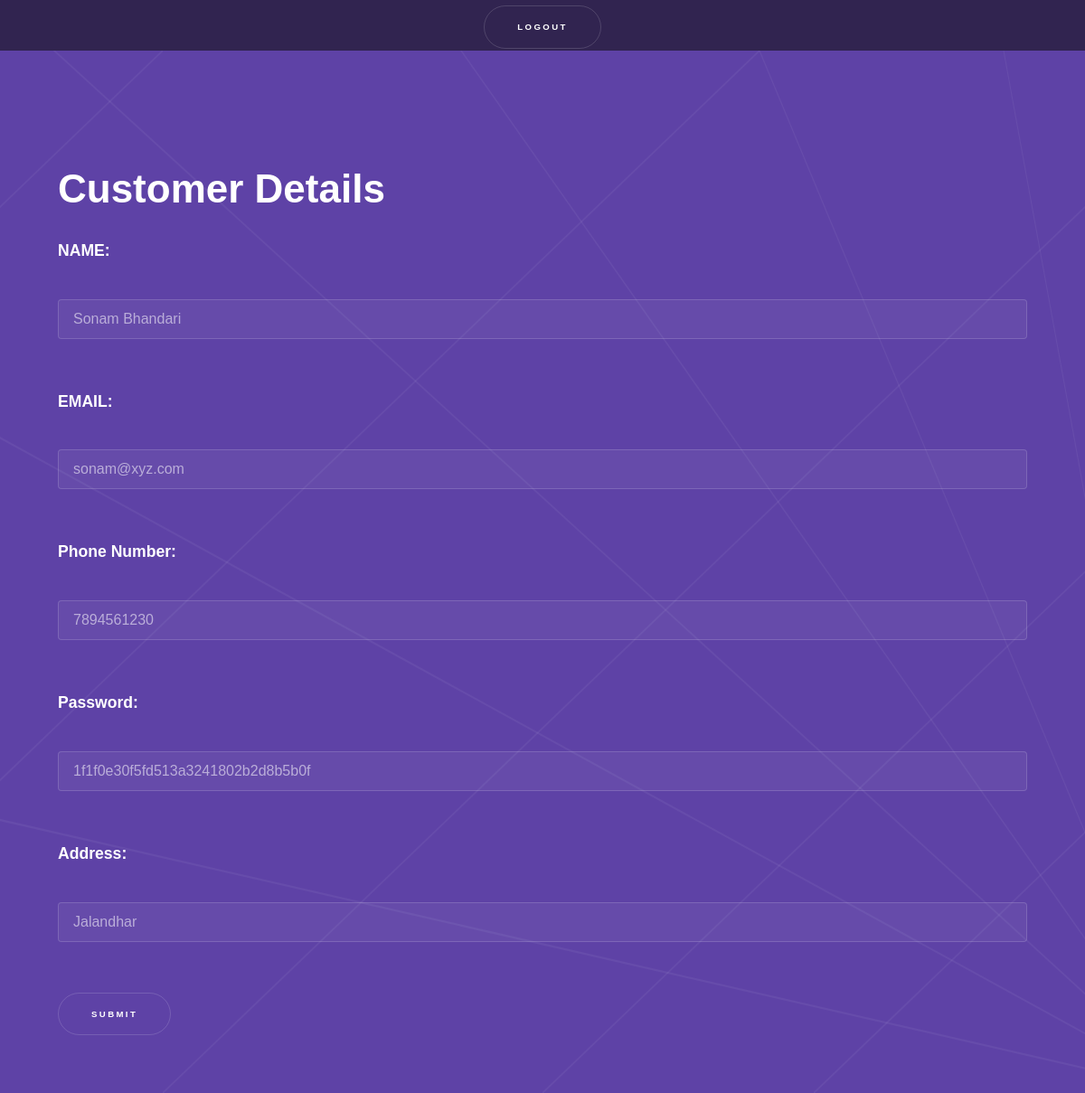
The page /admin/frontend/updateCustomer.php?id=43 (signed in) on the database its author committed.
### tables this page shows
CREATE TABLE IF NOT EXISTS `tb_client` (
  `id` int(11) NOT NULL AUTO_INCREMENT,
  `name` varchar(50) NOT NULL,
  `pwd` varchar(100) NOT NULL,
  `email` varchar(20) NOT NULL,
  `address` varchar(50) NOT NULL,
  `phone_no` varchar(15) NOT NULL,
  PRIMARY KEY (`id`),
  UNIQUE KEY `email` (`email`)
);

### admin/frontend/updateCustomer.php (the view, shortened to what this page needs)
<!DOCTYPE HTML>
<html>
	<head>
		<link rel="stylesheet" href="assets/css/main.css" />
	</head>
	<body>
			<section id="sidebar">
				<div class="inner">
					<nav>
					<form  method="post"  action="logout.php">
<button id="submit">Logout</button>
</form>
					</nav>
				</div>
			</section>
			<div id="wrapper">
					<section id="intro" class="wrapper style1 fullscreen fade-up">
						<div class="inner">
<?php
$obj = new clsclient();
$obj->id = $_GET['id'];
$obj->Find_Client();
echo'
</br></br>
<form  method="post" id="commentForm" class="" action="updateCustomerProcess.php?id='.$obj->id.'">
    <h1>Customer Details</h1>
    <label for="name">NAME: </label></br>
	<input type="text" id="name" name="name" value="'.$obj->name.'" minlength="1" required/>
	</br>
	</br>
	<label for="name">EMAIL: </label></br>
	<input type="email" id="email" name="email" value="'.$obj->email.'" minlength="1"/>
	</br>
	</br>
	<label for="name">Phone Number: </label></br>
	<input type="text" id="phone_no" name="phone_no" value="'.$obj->phone_no.'" minlength="1"/>
	</br>
	</br>
	<label for="name">Password: </label></br>
	<input type="text" id="passwd" name="passwd" value="'.$obj->pwd.'" minlength="1"/>
	</br>
	</br>
        <label for="name">Address: </label></br>
	<input type="text" id="address" name="address" value="'.$obj->address.'" minlength="1"/>
	</br>
	</br>
	<button id="submit">Submit</button>
</form>
<script>
$("#commentForm").validate();
</script>
<script>
$(document).ready(function(e) {
var sEmail = $(\'#txtEmail\').val();
// Checking Empty Fields
if ($.trim(sEmail).length == 0 || $("#fname").val()=="" || $("#lname").val()=="") {
alert(\'All fields are mandatory\');
e.preventDefault();
}
if (validateEmail(sEmail)) {
alert(\'Nice!! your Email is valid, now you can continue..\');
}
else {
alert(\'Invalid Email Address\');
e.preventDefault();
}
});
});
// Function that validates email address through a regular expression.
function validateEmail(sEmail) {
var filter = /^[\w\-\.\+]+\@[a-zA-Z0-9\.\-]+\.[a-zA-z0-9]{2,4}$/;
if (filter.test(sEmail)) {
return true;
}
else {
return false;
}
}
</script>
';
							?>
						</div>
					</section>
	</body>
</html>

### rows shown on the page
tb_client: name "Sonam Bhandari", email "sonam@xyz.com", phone_no "7894561230", passwd "1f1f0e30f5fd513a3241802b2d8b5b0f", address "Jalandhar"
